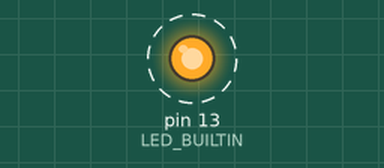
The sketch below on a simulated Arduino Uno, built with avr-gcc and run on an emulated ATmega328P. On the bench: output pins drawn as LEDs (lit = HIGH). Dashed ring = blinking. What the sketch prints to the serial monitor is not drawn.

Above: at 0.5 s.
Timing chart, 0 to 4.6 s (numbered marks = the images above):
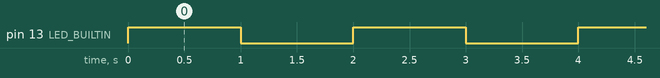

The sketch:

1.ino
```cpp
void setup() {

  Serial.begin(9600);
  Serial.println("Hello World!");
  pinMode(LED_BUILTIN, OUTPUT);

}

void loop() {

  digitalWrite(LED_BUILTIN, HIGH);
  delay(1000);
  digitalWrite(LED_BUILTIN, LOW);
  delay(1000);

}
```

Measured:
- by itself, pin 13 (LED_BUILTIN): alternates HIGH for 1.0 s and LOW for 1.0 s
